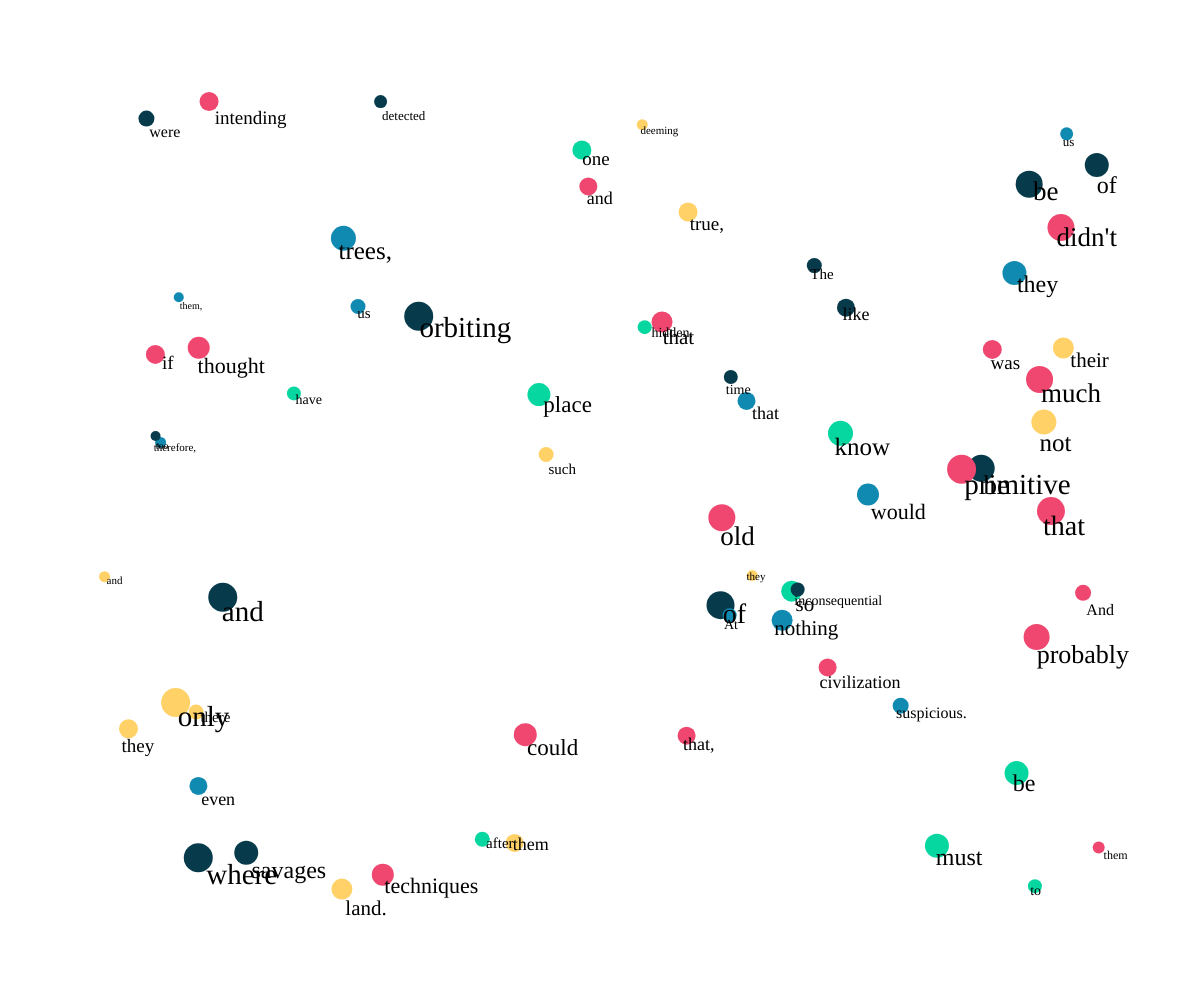
Frame 1 (no input)
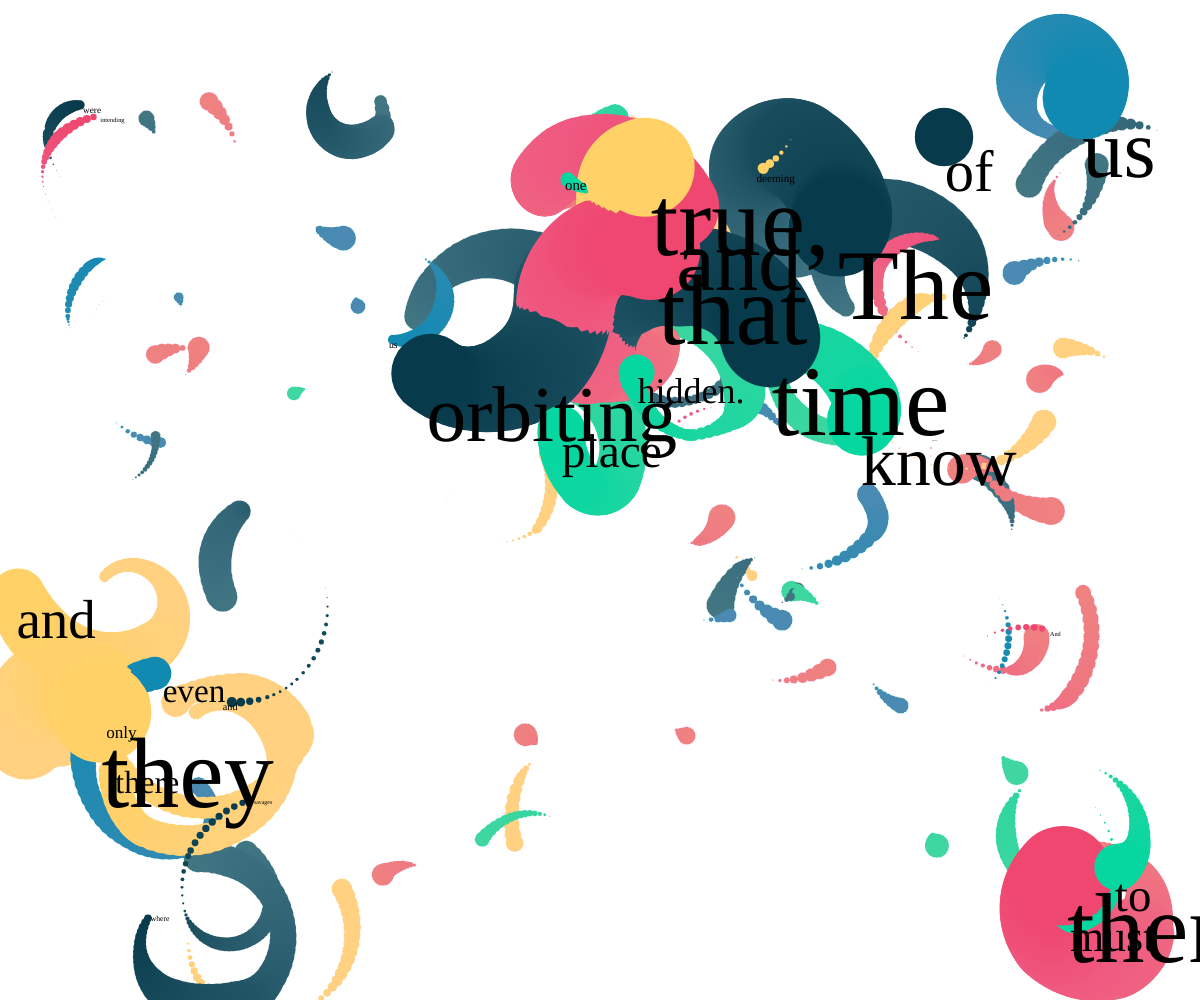
Frame 60 (no input)
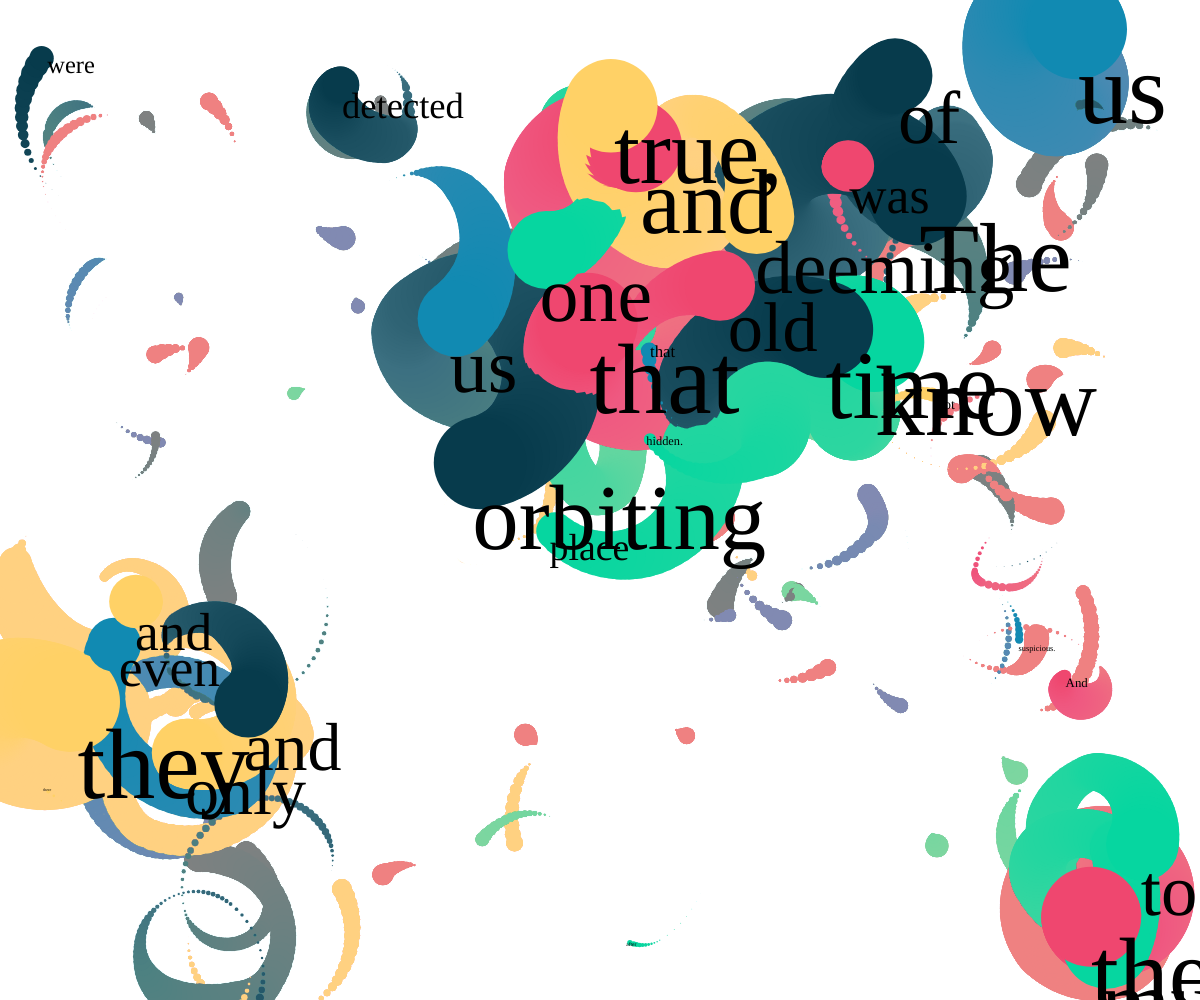
Frame 120 (the mouse pressed at the canvas centre since frame 60)

The p5.js sketch that drew these frames (run headless with seeded random() and noise() and a simulated clock; from frame 60 on, the mouse is pressed at the canvas centre):

// p5.js sketch
// ── sketch.js
let movingWords = []
let colors = ["#ef476f", "#ffd166", "#06d6a0", "#118ab2", "#073b4c"]

function setup() {
    createCanvas(windowWidth, windowHeight)
    createP("The trees, therefore, must be such old and primitive techniques that they thought nothing of them, deeming them so inconsequential that even savages like us would know of them and not be suspicious. At that, they probably didn't have too much time after they detected us orbiting and intending to land. And if that were true, there could be only one place where their civilization was hidden.").addClass('text').hide()
    const texts = selectAll('.text')
    let spc = 100
    for (let i = 0; i < texts.length; i++) {
        const paragraph = texts[i].html()
        const words = paragraph.split(' ')
        for (let j = 0; j < words.length; j++) {
            const spannedWord = createSpan(words[j])
            const mw = new MovingWord(spannedWord, random(spc, width - spc), random(spc, height - spc))
            movingWords.push(mw)
        }
    }
}

function draw() {
    background(255, 1)
    for (let i = 0; i < movingWords.length; i++) {
        movingWords[i].moving();
    }

}


class MovingWord {
    constructor(element, x, y) {
        element.position(x, y)
        this.element = element
        this.x = x
        this.y = y
        this.a = random(-TAU, TAU)
        this.scl = 0.004
        this.l = int(random(2, 10))
        this.c = colors[int(random(colors.length))]
        this.ss = int(random(10, 30))

    }

    moving() {
        // let ax = noise(this.x * this.scl) * 100
        // let ay = noise(this.y * this.scl) * 100
        noStroke()
        fill(this.c)
        circle(this.x, this.y, this.ss)
        this.x += cos(this.a) * this.l
        this.y += sin(this.a) * this.l
        this.element.position(this.x, this.y)
        this.element.style('font-size', '' + this.ss + 'px')
        this.a += 0.09
        if (random(1) < 0.1) {
            this.l = int(random(1, 10))
        }
        this.ss += map(noise(this.x * this.scl, this.y * this.scl), 0, 1, -10, 10)
        if (this.ss < 0) {
            this.ss = 0
        }
        if (this.ss > 100) {
            this.ss = 100
        }

    }
}
